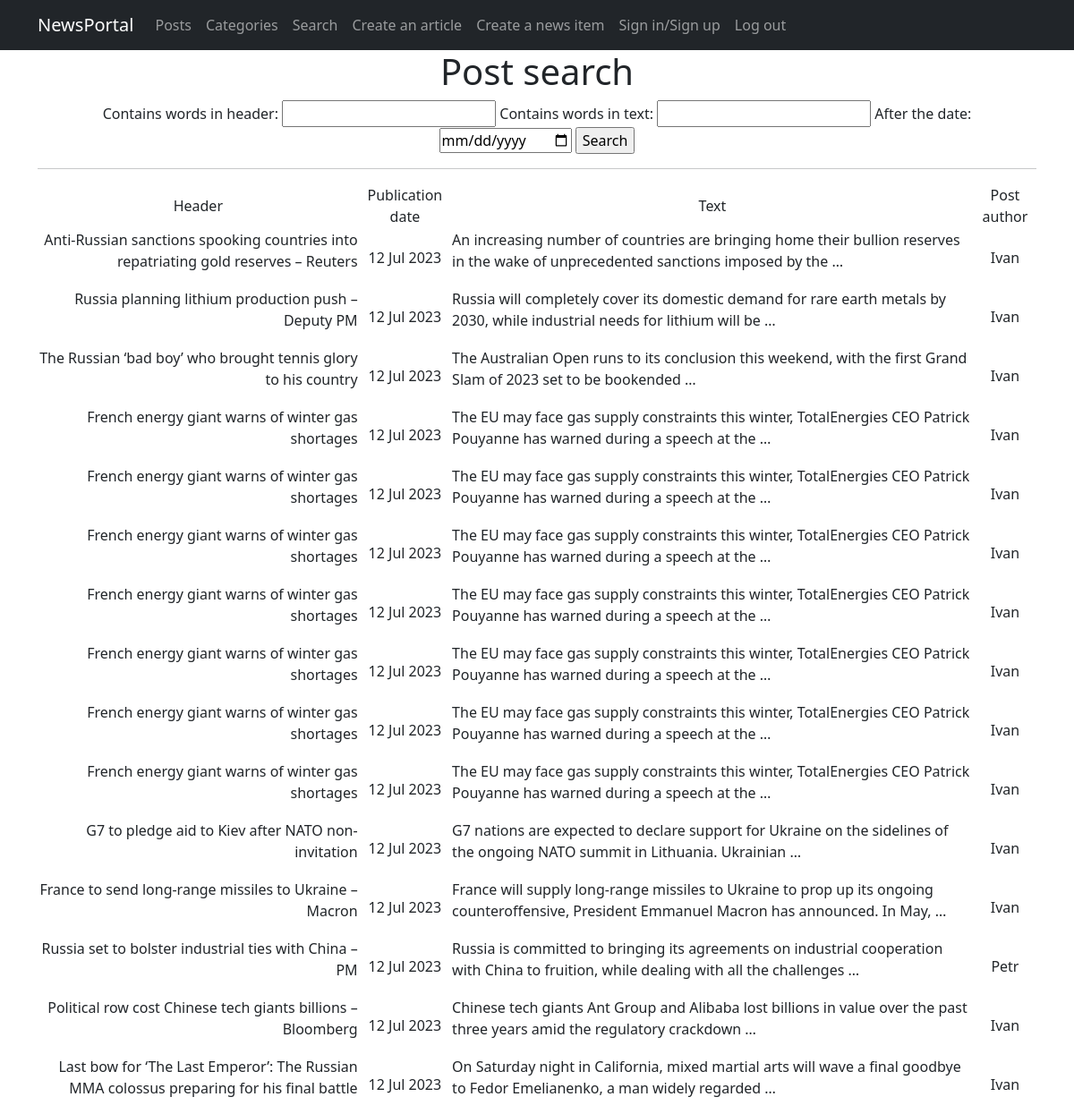
/news_portal/search/, run on an earlier commit of the app's database.
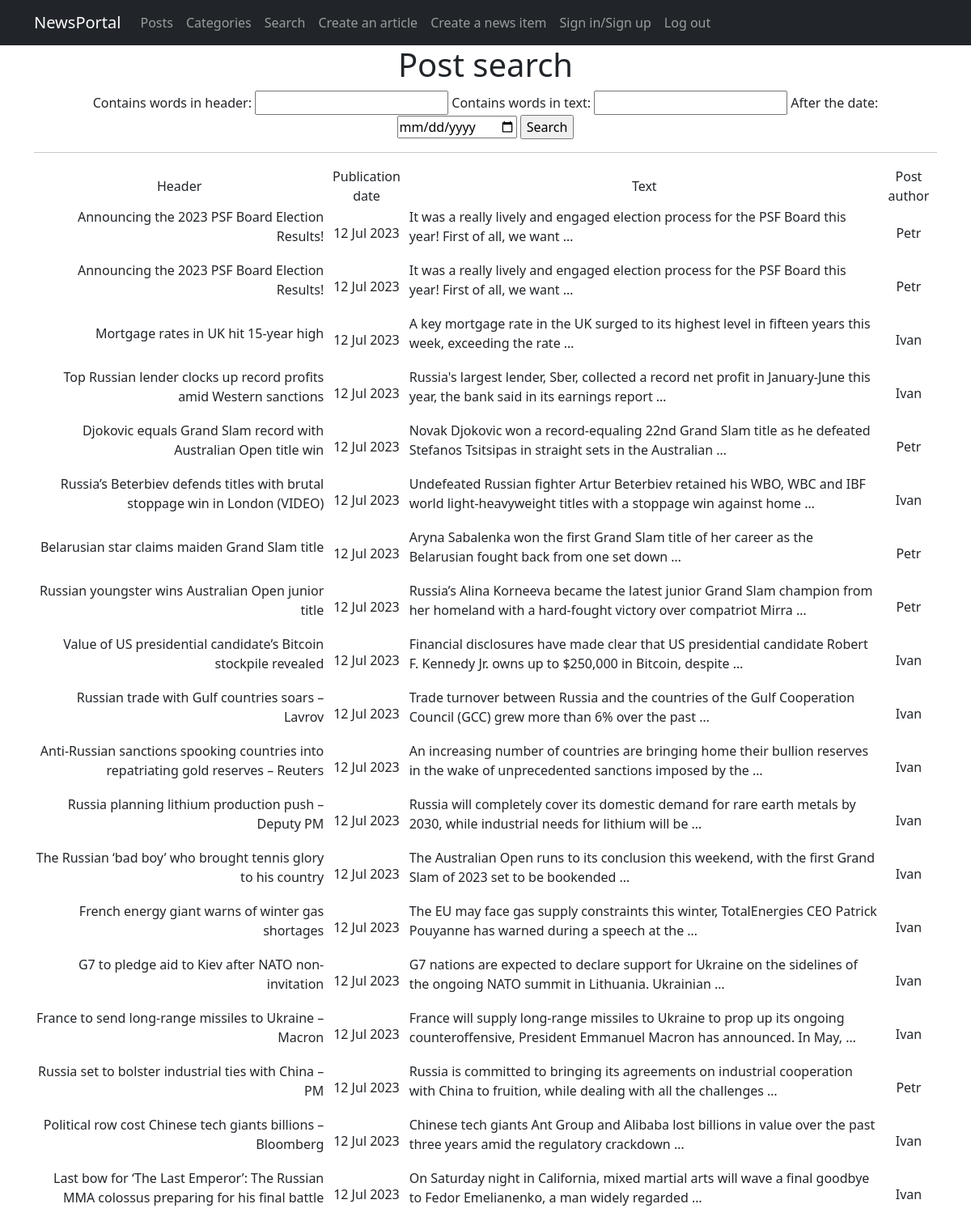
And on a later commit of the database.
### news_portal/models.py (models this page shows, shortened)
class Post(models.Model):
    post_type = models.CharField(max_length=2, choices=POST_TYPE, default=article)
    post_pub_date = models.DateTimeField(auto_now_add=True)
    post_header = models.CharField(max_length=255, null=False)
    post_text = models.TextField(null=False)
    post_rating = models.SmallIntegerField(default=0)
    post_auth = models.ForeignKey(Author, on_delete=models.CASCADE)
    post_cat = models.ManyToManyField(Category, through='PostCategory')

class Author(models.Model):
    auth_user = models.OneToOneField(User, on_delete=models.CASCADE)
    auth_rating = models.SmallIntegerField(default=0)
    def __str__(self):
        return self.auth_user.username

### news_portal/views.py (the view)
# urls.py: path('search/', PostSearch.as_view(), name='post_search'),
class PostSearch(ListView):
    model = Post
    template_name = 'post_search.html'
    context_object_name = 'search'
    queryset = Post.objects.order_by('-post_pub_date')
    paginate_by = 10
    def get_context_data(self, **kwargs):
        context = super().get_context_data(**kwargs)
        context['time_now'] = datetime.utcnow()
        context['value1'] = None
        context['filter'] = PostFilter(self.request.GET, queryset=self.get_queryset())
        context['categories'] = Category.objects.all()
        context['authors'] = Author.objects.all()
        context['form'] = PostForm()
        return context

### news_portal/forms.py (shortened to what this page needs)
class PostForm(forms.ModelForm):
    post_text = forms.CharField(min_length=100)
    class Meta:
        model = Post
        fields = [
            'post_header',
            'post_text',
            'post_cat',
            'post_auth'
        ]

### news_portal/templatetags/custom_filters.py (called while the page is built)
@register.filter()
def censor(value):
    censored_words = ['ass', 'bitch', 'cock', 'fuck']
    cen_text = value.split()
    for i in censored_words:
        for words in cen_text:
            if i in words:
                psn_in_text = cen_text.index(words)
                cen_text.remove(words)
                cen_text.insert(psn_in_text, i[0] + '*' * (len(i)-1))
    return " ".join(cen_text)

### templates/post_search.html (shortened to what this page needs)
{% extends 'fpages/default.html' %}
{% load custom_filters %}
{% block content %}
<h1>Post search</h1>
<form action="" method="GET">
    {{ filter.form }}
    <input type="submit" value="Search">
</form>
<hr>
        <table>
            <tr>
            <td>Header</td>
            <td>Publication date</td>
            <td>Text</td>
            <td>Post author</td>
        </tr>
            {% for new in filter.qs %}
                <tr>
                    <td> <p style="text-align: right;">
                        {{ new.post_header|censor }}
                    </p></td>
                    <td>
                        {{ new.post_pub_date|date:'d M Y' }}
                    </td>
                    <td> <p style="text-align: left;">
                        {{ new.post_text|truncatewords:20|censor }}
                    </p></td>
                    <td>
                        {{ new.post_auth }}
                    </td>
                </tr>
            {% endfor %}
        </table>
{% endblock content %}

What changed in the data, as far as the page shows it:
removed Post: post_header|censor "French energy giant warns of winter gas shortages", post_pub_date "12 Jul 2023", post_text|censor "The EU may face gas supply constraints this winter, TotalEnergies СEO Patrick Pouyanne has warned during a speech at the …", post_auth "Ivan"
removed Post: post_header|censor "French energy giant warns of winter gas shortages", post_pub_date "12 Jul 2023", post_text|censor "The EU may face gas supply constraints this winter, TotalEnergies СEO Patrick Pouyanne has warned during a speech at the …", post_auth "Ivan"
removed Post: post_header|censor "French energy giant warns of winter gas shortages", post_pub_date "12 Jul 2023", post_text|censor "The EU may face gas supply constraints this winter, TotalEnergies СEO Patrick Pouyanne has warned during a speech at the …", post_auth "Ivan"
removed Post: post_header|censor "French energy giant warns of winter gas shortages", post_pub_date "12 Jul 2023", post_text|censor "The EU may face gas supply constraints this winter, TotalEnergies СEO Patrick Pouyanne has warned during a speech at the …", post_auth "Ivan"
removed Post: post_header|censor "French energy giant warns of winter gas shortages", post_pub_date "12 Jul 2023", post_text|censor "The EU may face gas supply constraints this winter, TotalEnergies СEO Patrick Pouyanne has warned during a speech at the …", post_auth "Ivan"
removed Post: post_header|censor "French energy giant warns of winter gas shortages", post_pub_date "12 Jul 2023", post_text|censor "The EU may face gas supply constraints this winter, TotalEnergies СEO Patrick Pouyanne has warned during a speech at the …", post_auth "Ivan"
added Post: post_header|censor "Announcing the 2023 PSF Board Election Results!", post_pub_date "12 Jul 2023", post_text|censor "It was a really lively and engaged election process for the PSF Board this year! First of all, we want …", post_auth "Petr"
added Post: post_header|censor "Announcing the 2023 PSF Board Election Results!", post_pub_date "12 Jul 2023", post_text|censor "It was a really lively and engaged election process for the PSF Board this year! First of all, we want …", post_auth "Petr"
added Post: post_header|censor "Mortgage rates in UK hit 15-year high", post_pub_date "12 Jul 2023", post_text|censor "A key mortgage rate in the UK surged to its highest level in fifteen years this week, exceeding the rate …", post_auth "Ivan"
added Post: post_header|censor "Top Russian lender clocks up record profits amid Western sanctions", post_pub_date "12 Jul 2023", post_text|censor "Russia's largest lender, Sber, collected a record net profit in January-June this year, the bank said in its earnings report …", post_auth "Ivan"
added Post: post_header|censor "Djokovic equals Grand Slam record with Australian Open title win", post_pub_date "12 Jul 2023", post_text|censor "Novak Djokovic won a record-equaling 22nd Grand Slam title as he defeated Stefanos Tsitsipas in straight sets in the Australian …", post_auth "Petr"
added Post: post_header|censor "Russia’s Beterbiev defends titles with brutal stoppage win in London (VIDEO)", post_pub_date "12 Jul 2023", post_text|censor "Undefeated Russian fighter Artur Beterbiev retained his WBO, WBC and IBF world light-heavyweight titles with a stoppage win against home …", post_auth "Ivan"
added Post: post_header|censor "Belarusian star claims maiden Grand Slam title", post_pub_date "12 Jul 2023", post_text|censor "Aryna Sabalenka won the first Grand Slam title of her career as the Belarusian fought back from one set down …", post_auth "Petr"
added Post: post_header|censor "Russian youngster wins Australian Open junior title", post_pub_date "12 Jul 2023", post_text|censor "Russia’s Alina Korneeva became the latest junior Grand Slam champion from her homeland with a hard-fought victory over compatriot Mirra …", post_auth "Petr"
added Post: post_header|censor "Value of US presidential candidate’s Bitcoin stockpile revealed", post_pub_date "12 Jul 2023", post_text|censor "Financial disclosures have made clear that US presidential candidate Robert F. Kennedy Jr. owns up to $250,000 in Bitcoin, despite …", post_auth "Ivan"
added Post: post_header|censor "Russian trade with Gulf countries soars – Lavrov", post_pub_date "12 Jul 2023", post_text|censor "Trade turnover between Russia and the countries of the Gulf Cooperation Council (GCC) grew more than 6% over the past …", post_auth "Ivan"
